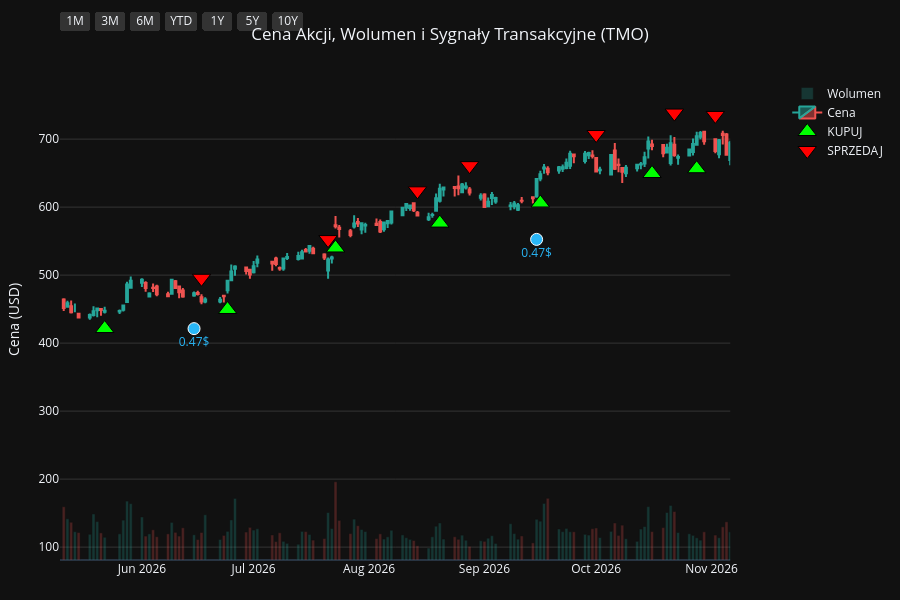
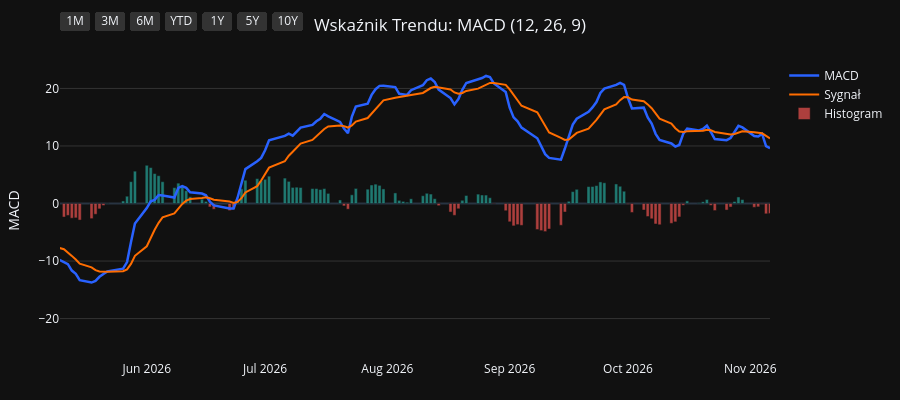
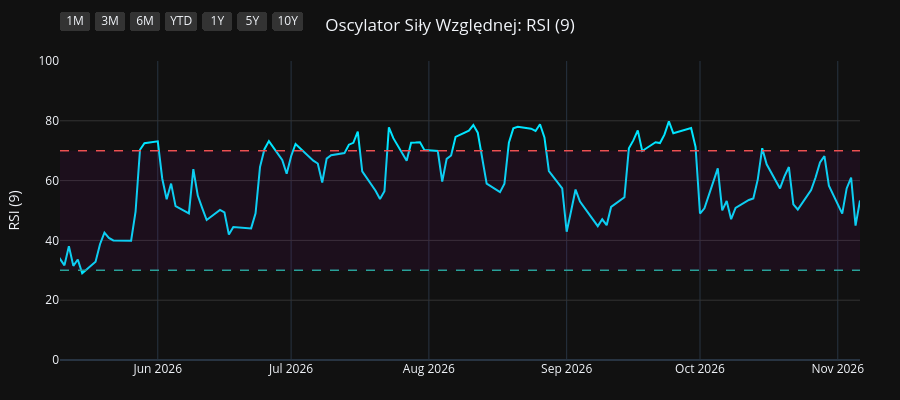
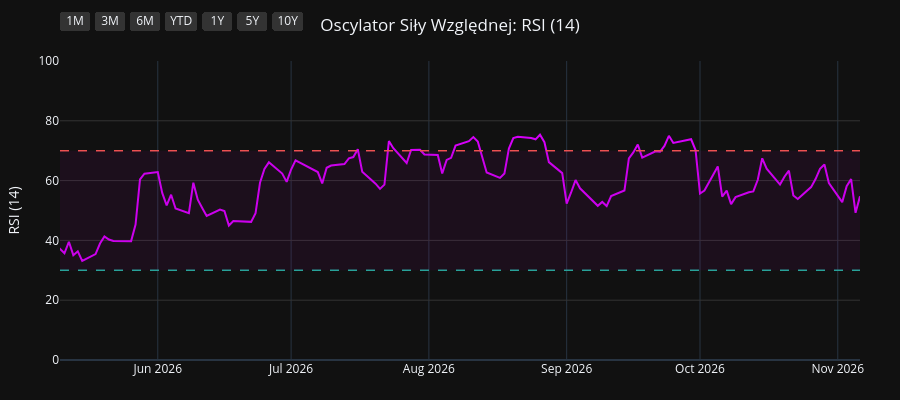

The notebook cell these images were saved under, in order:
### Code cell
import os
import yfinance as yf
import pandas as pd
import pandas_ta as ta
import plotly.graph_objects as go
from plotly.subplots import make_subplots

# 1. Pobranie i przygotowanie danych
symbol = os.environ.get("STOCK_TICKER", "").strip().upper()
if not symbol:
    raise RuntimeError("Set STOCK_TICKER before running price_extractor.ipynb")
df = yf.Ticker(symbol).history(period="10y")
df.index = df.index.tz_localize(None)

# Wskaźniki i sygnały
df.ta.macd(fast=12, slow=26, signal=9, append=True)
df.ta.rsi(length=9, append=True)
df.ta.rsi(length=14, append=True)
df.ta.rsi(length=21, append=True)
df.dropna(inplace=True)

macd = df['MACD_12_26_9']
signal = df['MACDs_12_26_9']
wczorajszy_macd = macd.shift(1)
wczorajszy_signal = signal.shift(1)

df['Decyzja'] = 'BRAK'
df.loc[(macd > signal) & (wczorajszy_macd <= wczorajszy_signal), 'Decyzja'] = 'KUPUJ'
df.loc[(macd < signal) & (wczorajszy_macd >= wczorajszy_signal), 'Decyzja'] = 'SPRZEDAJ'

df_kupuj = df[df['Decyzja'] == 'KUPUJ']
df_sprzedaj = df[df['Decyzja'] == 'SPRZEDAJ']
df_dywidendy = df[df['Dividends'] > 0]
df_splity = df[df['Stock Splits'] > 0]

# Wspólna konfiguracja osi X
konfiguracja_osi_x = dict(
    type="date",
    showspikes=True, spikemode="across", spikesnap="cursor", spikedash="dot", spikecolor="#ffffff", spikethickness=1, hoverformat="%Y-%m-%d",
    rangeselector=dict(
        buttons=list([
            dict(count=1, label="1M", step="month", stepmode="backward"),
            dict(count=3, label="3M", step="month", stepmode="backward"),
            dict(count=6, label="6M", step="month", stepmode="backward"),
            dict(count=1, label="YTD", step="year", stepmode="todate"),
            dict(count=1, label="1Y", step="year", stepmode="backward"),
            dict(count=5, label="5Y", step="year", stepmode="backward"),
            dict(step="all", label="10Y")
        ]),
        bgcolor="#333333", activecolor="#2962ff", x=0, y=1.1
    )
)

# ==========================================
# WYKRES 1: CENA + WOLUMEN + SYGNAŁY
# ==========================================
fig1 = make_subplots(specs=[[{"secondary_y": True}]])

kolory_wolumenu = ['#26a69a' if row['Close'] >= row['Open'] else '#ef5350' for index, row in df.iterrows()]
fig1.add_trace(go.Bar(x=df.index, y=df['Volume'], marker_color=kolory_wolumenu, opacity=0.25, name='Wolumen'), secondary_y=True)
fig1.add_trace(go.Candlestick(x=df.index, open=df['Open'], high=df['High'], low=df['Low'], close=df['Close'], name='Cena', increasing_line_color='#26a69a', decreasing_line_color='#ef5350'), secondary_y=False)
fig1.add_trace(go.Scatter(x=df_kupuj.index, y=df_kupuj['Low'] * 0.95, customdata=df_kupuj[['Low', 'High']], mode='markers', marker=dict(symbol='triangle-up', size=16, color='#00ff00', line=dict(width=1, color='black')), name='KUPUJ', hovertemplate='KUPUJ<br>Najniższa: %{customdata[0]:.2f}<br>Najwyższa: %{customdata[1]:.2f}<extra></extra>'), secondary_y=False)
fig1.add_trace(go.Scatter(x=df_sprzedaj.index, y=df_sprzedaj['High'] * 1.05, customdata=df_sprzedaj[['Low', 'High']], mode='markers', marker=dict(symbol='triangle-down', size=16, color='#ff0000', line=dict(width=1, color='black')), name='SPRZEDAJ', hovertemplate='SPRZEDAJ<br>Najniższa: %{customdata[0]:.2f}<br>Najwyższa: %{customdata[1]:.2f}<extra></extra>'), secondary_y=False)

if not df_dywidendy.empty:
    fig1.add_trace(go.Scatter(x=df_dywidendy.index, y=df_dywidendy['Low'] * 0.90, mode='markers+text', marker=dict(symbol='circle', size=12, color='#29b6f6', line=dict(width=1, color='white')), text=df_dywidendy['Dividends'].apply(lambda x: f"{x}$"), textposition="bottom center", name='Dywidenda', showlegend=False, hovertemplate='Dywidenda: %{text}<extra></extra>', textfont=dict(color="#29b6f6")), secondary_y=False)
if not df_splity.empty:
                    fig1.add_trace(go.Scatter(x=df_splity.index, y=df_splity['High'], mode='markers+text', marker=dict(symbol='star', size=16, color='#ffee58', line=dict(width=1, color='black')), text=df_splity['Stock Splits'].apply(lambda x: f"{x:g}:1" if x >= 1 else f"1:{1 / x:g}"), textposition="top center", name='Split', hovertemplate='%{text}<extra></extra>', textfont=dict(color="#ffee58")), secondary_y=False)

fig1.update_layout(title=dict(text=f"Cena Akcji, Wolumen i Sygnały Transakcyjne ({symbol})", x=0.5, xanchor='center'), dragmode='pan', xaxis_rangeslider_visible=False, template='plotly_dark', height=600, hovermode='x unified', margin=dict(l=60, r=40, t=60, b=40))
fig1.update_xaxes(**konfiguracja_osi_x)
fig1.update_xaxes(range=[df.index.max() - pd.Timedelta(days=180), df.index.max()])
fig1.update_yaxes(title_text="Cena (USD)", secondary_y=False, gridcolor='#333333')
fig1.update_yaxes(range=[0, df['Volume'].max() * 4], showgrid=False, showticklabels=False, secondary_y=True)
fig1.show(config={'scrollZoom': True})

# ==========================================
# WYKRES 2: WSKAŹNIK MACD
# ==========================================
fig2 = go.Figure()
fig2.add_trace(go.Scatter(x=df.index, y=df['MACD_12_26_9'], line=dict(color='#2962ff', width=2.5), name='MACD'))
fig2.add_trace(go.Scatter(x=df.index, y=df['MACDs_12_26_9'], line=dict(color='#ff6d00', width=2), name='Sygnał'))
kolory_macd = ['#26a69a' if val >= 0 else '#ef5350' for val in df['MACDh_12_26_9']]
fig2.add_trace(go.Bar(x=df.index, y=df['MACDh_12_26_9'], marker_color=kolory_macd, name='Histogram', opacity=0.7))
fig2.update_layout(title=dict(text="Wskaźnik Trendu: MACD (12, 26, 9)", x=0.5, xanchor='center'), dragmode='pan', xaxis_rangeslider_visible=False, template='plotly_dark', height=400, hovermode='x unified', margin=dict(l=60, r=40, t=60, b=40))
fig2.update_xaxes(**konfiguracja_osi_x)
fig2.update_xaxes(range=[df.index.max() - pd.Timedelta(days=180), df.index.max()])
fig2.update_yaxes(title_text="MACD", gridcolor='#333333')
fig2.show(config={'scrollZoom': True})

# ==========================================
# WYKRES 3: OSCYLATOR RSI (9)
# ==========================================
fig3 = go.Figure()
fig3.add_trace(go.Scatter(x=df.index, y=df['RSI_9'], line=dict(color='#00e5ff', width=2), name='RSI (9)'))
fig3.add_hline(y=70, line_dash="dash", line_color="#ef5350", line_width=1.5)
fig3.add_hline(y=30, line_dash="dash", line_color="#26a69a", line_width=1.5)
fig3.add_hrect(y0=30, y1=70, line_width=0, fillcolor="purple", opacity=0.1)
fig3.update_layout(title=dict(text="Oscylator Siły Względnej: RSI (9)", x=0.5, xanchor='center'), dragmode='pan', xaxis_rangeslider_visible=False, template='plotly_dark', height=400, hovermode='x unified', margin=dict(l=60, r=40, t=60, b=40))
fig3.update_xaxes(**konfiguracja_osi_x)
fig3.update_xaxes(range=[df.index.max() - pd.Timedelta(days=180), df.index.max()])
fig3.update_yaxes(title_text="RSI (9)", range=[0, 100], gridcolor='#333333')
fig3.show(config={'scrollZoom': True})

# ==========================================
# WYKRES 4: OSCYLATOR RSI (14)
# ==========================================
fig4 = go.Figure()
fig4.add_trace(go.Scatter(x=df.index, y=df['RSI_14'], line=dict(color='#d500f9', width=2), name='RSI (14)'))
fig4.add_hline(y=70, line_dash="dash", line_color="#ef5350", line_width=1.5)
fig4.add_hline(y=30, line_dash="dash", line_color="#26a69a", line_width=1.5)
fig4.add_hrect(y0=30, y1=70, line_width=0, fillcolor="purple", opacity=0.1)
fig4.update_layout(title=dict(text="Oscylator Siły Względnej: RSI (14)", x=0.5, xanchor='center'), dragmode='pan', xaxis_rangeslider_visible=False, template='plotly_dark', height=400, hovermode='x unified', margin=dict(l=60, r=40, t=60, b=40))
fig4.update_xaxes(**konfiguracja_osi_x)
fig4.update_xaxes(range=[df.index.max() - pd.Timedelta(days=180), df.index.max()])
fig4.update_yaxes(title_text="RSI (14)", range=[0, 100], gridcolor='#333333')
fig4.show(config={'scrollZoom': True})

# ==========================================
# WYKRES 5: OSCYLATOR RSI (21)
# ==========================================
fig5 = go.Figure()
fig5.add_trace(go.Scatter(x=df.index, y=df['RSI_21'], line=dict(color='#64dd17', width=2), name='RSI (21)'))
fig5.add_hline(y=70, line_dash="dash", line_color="#ef5350", line_width=1.5)
fig5.add_hline(y=30, line_dash="dash", line_color="#26a69a", line_width=1.5)
fig5.add_hrect(y0=30, y1=70, line_width=0, fillcolor="purple", opacity=0.1)
fig5.update_layout(title=dict(text="Oscylator Siły Względnej: RSI (21)", x=0.5, xanchor='center'), dragmode='pan', xaxis_rangeslider_visible=False, template='plotly_dark', height=400, hovermode='x unified', margin=dict(l=60, r=40, t=60, b=40))
fig5.update_xaxes(**konfiguracja_osi_x)
fig5.update_xaxes(range=[df.index.max() - pd.Timedelta(days=180), df.index.max()])
fig5.update_yaxes(title_text="RSI (21)", range=[0, 100], gridcolor='#333333')
fig5.show(config={'scrollZoom': True})

### Figure 1 — Plotly figure (JSON) as saved in the notebook; plotly's stock layout.template omitted (floating-point values rounded to 4 significant figures; data arrays with more than 128 entries replaced by an {"elided": "..."} marker saying what was removed)
{"data": [{"marker": {"color": {"elided": "2481 str values"}}, "name": "Wolumen", "opacity": 0.25, "type": "bar", "x": {"elided": "2481 str values"}, "xaxis": "x", "y": {"elided": "2481 int values"}, "yaxis": "y2"}, {"close": {"elided": "2481 float values"}, "decreasing": {"line": {"color": "#ef5350"}}, "high": {"elided": "2481 float values"}, "increasing": {"line": {"color": "#26a69a"}}, "low": {"elided": "2481 float values"}, "name": "Cena", "open": {"elided": "2481 float values"}, "type": "candlestick", "x": {"elided": "2481 str values"}, "xaxis": "x", "yaxis": "y"}, {"customdata": {"elided": "99x2 float values"}, "hovertemplate": "KUPUJ<br>Najniższa: %{customdata[0]:.2f}<br>Najwyższa: %{customdata[1]:.2f}<extra></extra>", "marker": {"color": "#00ff00", "line": {"color": "black", "width": 1}, "size": 16, "symbol": "triangle-up"}, "mode": "markers", "name": "KUPUJ", "type": "scatter", "x": ["2016-12-27T00:00:00", "2017-01-31T00:00:00", "2017-04-19T00:00:00", "2017-07-10T00:00:00", "2017-08-22T00:00:00", "2017-10-06T00:00:00", "2017-10-25T00:00:00", "2017-11-22T00:00:00", "2017-12-13T00:00:00", "2018-02-26T00:00:00", "2018-03-08T00:00:00", "2018-03-20T00:00:00", "2018-04-10T00:00:00", "2018-05-11T00:00:00", "2018-05-18T00:00:00", "2018-06-06T00:00:00", "2018-07-09T00:00:00", "2018-08-29T00:00:00", "2018-09-14T00:00:00", "2018-09-21T00:00:00", "2018-09-27T00:00:00", "2018-10-01T00:00:00", "2018-10-30T00:00:00", "2018-11-27T00:00:00", "2019-01-07T00:00:00", "2019-03-15T00:00:00", "2019-05-01T00:00:00", "2019-05-24T00:00:00", "2019-06-05T00:00:00", "2019-08-19T00:00:00", "2019-10-23T00:00:00", "2019-11-14T00:00:00", "2019-12-20T00:00:00", "2020-01-15T00:00:00", "2020-02-11T00:00:00", "2020-03-30T00:00:00", "2020-06-02T00:00:00", "2020-06-23T00:00:00", "2020-06-30T00:00:00", "2020-08-03T00:00:00", "2020-09-02T00:00:00", "2020-09-15T00:00:00", "2020-09-30T00:00:00", "2020-11-04T00:00:00", "2020-12-03T00:00:00", "2021-01-04T00:00:00", "2021-03-12T00:00:00", "2021-05-25T00:00:00", "2021-06-10T00:00:00", "2021-07-30T00:00:00", "2021-08-17T00:00:00", "2021-09-02T00:00:00", "2021-09-17T00:00:00", "2021-10-20T00:00:00", "2021-12-15T00:00:00", "2022-02-01T00:00:00", "2022-03-01T00:00:00", "2022-05-17T00:00:00", "2022-06-24T00:00:00", "2022-07-21T00:00:00", "2022-09-12T00:00:00", "2022-10-04T00:00:00", "2022-10-17T00:00:00", "2022-10-25T00:00:00", "2022-11-10T00:00:00", "2023-01-04T00:00:00", "2023-01-10T00:00:00", "2023-03-08T00:00:00", "2023-03-14T00:00:00", "2023-05-26T00:00:00", "2023-06-01T00:00:00", "2023-07-05T00:00:00", "2023-07-11T00:00:00", "2023-08-29T00:00:00", "2023-10-04T00:00:00", "2023-11-03T00:00:00", "2024-01-30T00:00:00", "2024-02-23T00:00:00", "2024-04-24T00:00:00", "2024-07-12T00:00:00", "2024-11-08T00:00:00", "2024-11-27T00:00:00", "2025-03-10T00:00:00", "2025-03-17T00:00:00", "2025-04-23T00:00:00", "2025-07-23T00:00:00", "2025-08-14T00:00:00", "2025-10-01T00:00:00", "2025-11-12T00:00:00", "2025-12-26T00:00:00", "2026-02-26T00:00:00", "2026-03-23T00:00:00", "2026-05-22T00:00:00", "2026-06-24T00:00:00", "2026-07-23T00:00:00", "2026-08-20T00:00:00", "2026-09-16T00:00:00", "2026-10-16T00:00:00", "2026-10-28T00:00:00"], "xaxis": "x", "y": [131.1, 135.0, 141.5, 163.7, 161.3, 177.9, 182.6, 178.1, 175.7, 195.9, 194.8, 196.7, 196.7, 198.1, 196.1, 199.0, 192.8, 220.8, 224.6, 225.5, 225.5, 228.0, 212.2, 220.5, 206.5, 243.9, 255.0, 252.9, 251.4, 257.1, 270.4, 275.8, 302.3, 310.6, 312.5, 258.1, 323.6, 329.8, 326.6, 389.7, 401.8, 404.8, 406.6, 466.6, 440.8, 432.1, 418.4, 431.8, 418.9, 497.4, 516.8, 524.2, 539.4, 561.9, 593.3, 543.6, 504.8, 510.1, 504.0, 521.1, 532.3, 496.7, 478.0, 473.7, 475.1, 521.1, 514.0, 512.2, 512.1, 490.3, 477.8, 487.2, 484.5, 512.4, 466.5, 424.9, 526.8, 528.0, 532.5, 509.9, 517.9, 485.8, 496.0, 486.3, 405.7, 440.3, 453.3, 461.0, 551.0, 546.5, 483.2, 451.1, 421.4, 449.5, 540.0, 576.6, 606.1, 649.4, 656.5], "yaxis": "y"}, {"customdata": {"elided": "99x2 float values"}, "hovertemplate": "SPRZEDAJ<br>Najniższa: %{customdata[0]:.2f}<br>Najwyższa: %{customdata[1]:.2f}<extra></extra>", "marker": {"color": "#ff0000", "line": {"color": "black", "width": 1}, "size": 16, "symbol": "triangle-down"}, "mode": "markers", "name": "SPRZEDAJ", "type": "scatter", "x": ["2017-01-20T00:00:00", "2017-02-28T00:00:00", "2017-05-18T00:00:00", "2017-07-26T00:00:00", "2017-09-20T00:00:00", "2017-10-12T00:00:00", "2017-10-30T00:00:00", "2017-12-04T00:00:00", "2018-02-05T00:00:00", "2018-02-28T00:00:00", "2018-03-19T00:00:00", "2018-03-22T00:00:00", "2018-04-26T00:00:00", "2018-05-16T00:00:00", "2018-05-29T00:00:00", "2018-06-18T00:00:00", "2018-08-10T00:00:00", "2018-09-04T00:00:00", "2018-09-17T00:00:00", "2018-09-26T00:00:00", "2018-09-28T00:00:00", "2018-10-04T00:00:00", "2018-11-20T00:00:00", "2018-12-07T00:00:00", "2019-03-06T00:00:00", "2019-04-15T00:00:00", "2019-05-08T00:00:00", "2019-05-29T00:00:00", "2019-07-09T00:00:00", "2019-09-24T00:00:00", "2019-11-07T00:00:00", "2019-12-17T00:00:00", "2019-12-27T00:00:00", "2020-01-24T00:00:00", "2020-02-24T00:00:00", "2020-05-04T00:00:00", "2020-06-09T00:00:00", "2020-06-24T00:00:00", "2020-07-31T00:00:00", "2020-08-04T00:00:00", "2020-09-03T00:00:00", "2020-09-21T00:00:00", "2020-10-29T00:00:00", "2020-11-10T00:00:00", "2020-12-16T00:00:00", "2021-01-27T00:00:00", "2021-04-29T00:00:00", "2021-06-01T00:00:00", "2021-07-14T00:00:00", "2021-08-02T00:00:00", "2021-08-18T00:00:00", "2021-09-13T00:00:00", "2021-09-29T00:00:00", "2021-11-09T00:00:00", "2022-01-03T00:00:00", "2022-02-14T00:00:00", "2022-04-12T00:00:00", "2022-06-09T00:00:00", "2022-07-13T00:00:00", "2022-08-18T00:00:00", "2022-09-15T00:00:00", "2022-10-11T00:00:00", "2022-10-20T00:00:00", "2022-11-07T00:00:00", "2022-12-15T00:00:00", "2023-01-06T00:00:00", "2023-01-26T00:00:00", "2023-03-13T00:00:00", "2023-04-20T00:00:00", "2023-05-30T00:00:00", "2023-06-28T00:00:00", "2023-07-07T00:00:00", "2023-08-03T00:00:00", "2023-09-07T00:00:00", "2023-10-12T00:00:00", "2024-01-05T00:00:00", "2024-01-31T00:00:00", "2024-03-15T00:00:00", "2024-05-24T00:00:00", "2024-08-12T00:00:00", "2024-11-11T00:00:00", "2025-02-06T00:00:00", "2025-03-11T00:00:00", "2025-03-28T00:00:00", "2025-07-18T00:00:00", "2025-08-06T00:00:00", "2025-08-26T00:00:00", "2025-10-30T00:00:00", "2025-11-13T00:00:00", "2026-01-28T00:00:00", "2026-03-12T00:00:00", "2026-04-23T00:00:00", "2026-06-17T00:00:00", "2026-07-21T00:00:00", "2026-08-14T00:00:00", "2026-08-28T00:00:00", "2026-10-01T00:00:00", "2026-10-22T00:00:00", "2026-11-02T00:00:00"], "xaxis": "x", "y": [148.3, 162.7, 177.2, 180.9, 194.8, 198.4, 197.6, 195.9, 224.8, 218.9, 218.1, 217.9, 221.5, 217.7, 218.2, 219.5, 239.2, 245.3, 245.6, 251.7, 251.4, 253.3, 241.8, 249.7, 261.7, 289.3, 281.9, 273.6, 306.4, 302.6, 304.9, 332.8, 337.8, 348.2, 336.3, 341.4, 363.4, 367.2, 427.8, 432.5, 453.2, 440.3, 495.8, 499.9, 484.1, 517.8, 496.1, 486.9, 534.8, 563.2, 575.2, 595.2, 606.5, 646.5, 687.9, 589.0, 606.8, 571.9, 544.1, 620.7, 581.9, 526.6, 520.9, 518.7, 582.9, 576.8, 600.4, 572.3, 589.7, 546.7, 531.4, 539.8, 574.4, 559.8, 515.6, 562.7, 589.0, 608.8, 612.2, 624.7, 577.6, 609.4, 549.6, 536.1, 447.3, 487.7, 513.8, 591.8, 626.2, 649.8, 514.8, 499.3, 495.4, 552.3, 624.0, 661.0, 706.8, 738.4, 734.9], "yaxis": "y"}, {"hovertemplate": "Dywidenda: %{text}<extra></extra>", "marker": {"color": "#29b6f6", "line": {"color": "white", "width": 1}, "size": 12, "symbol": "circle"}, "mode": "markers+text", "name": "Dywidenda", "showlegend": false, "text": ["0.15$", "0.15$", "0.15$", "0.15$", "0.17$", "0.17$", "0.17$", "0.17$", "0.19$", "0.19$", "0.19$", "0.19$", "0.22$", "0.22$", "0.22$", "0.22$", "0.26$", "0.26$", "0.26$", "0.26$", "0.3$", "0.3$", "0.3$", "0.3$", "0.35$", "0.35$", "0.35$", "0.35$", "0.39$", "0.39$", "0.39$", "0.39$", "0.43$", "0.43$", "0.43$", "0.43$", "0.47$", "0.47$", "0.47$"], "textfont": {"color": "#29b6f6"}, "textposition": "bottom center", "type": "scatter", "x": ["2017-03-13T00:00:00", "2017-06-13T00:00:00", "2017-09-14T00:00:00", "2017-12-14T00:00:00", "2018-03-14T00:00:00", "2018-06-14T00:00:00", "2018-09-14T00:00:00", "2018-12-14T00:00:00", "2019-03-14T00:00:00", "2019-06-13T00:00:00", "2019-09-16T00:00:00", "2019-12-16T00:00:00", "2020-03-13T00:00:00", "2020-06-12T00:00:00", "2020-09-14T00:00:00", "2020-12-14T00:00:00", "2021-03-15T00:00:00", "2021-06-14T00:00:00", "2021-09-14T00:00:00", "2021-12-14T00:00:00", "2022-03-15T00:00:00", "2022-06-14T00:00:00", "2022-09-14T00:00:00", "2022-12-14T00:00:00", "2023-03-14T00:00:00", "2023-06-14T00:00:00", "2023-09-14T00:00:00", "2023-12-14T00:00:00", "2024-03-14T00:00:00", "2024-06-14T00:00:00", "2024-09-13T00:00:00", "2024-12-13T00:00:00", "2025-03-14T00:00:00", "2025-06-13T00:00:00", "2025-09-15T00:00:00", "2025-12-15T00:00:00", "2026-03-13T00:00:00", "2026-06-15T00:00:00", "2026-09-15T00:00:00"], "xaxis": "x", "y": [138.2, 152.1, 166.5, 165.4, 187.2, 189.4, 212.8, 204.3, 228.3, 250.3, 259.4, 283.5, 240.7, 292.5, 383.4, 412.8, 395.1, 410.9, 497.2, 554.2, 479.3, 446.8, 491.3, 501.4, 485.1, 462.0, 451.5, 463.9, 518.8, 506.2, 543.2, 462.5, 455.4, 359.8, 422.2, 507.7, 416.7, 421.3, 552.6], "yaxis": "y"}], "layout": {"dragmode": "pan", "height": 600, "hovermode": "x unified", "margin": {"b": 40, "l": 60, "r": 40, "t": 60}, "title": {"text": "Cena Akcji, Wolumen i Sygnały Transakcyjne (TMO)", "x": 0.5, "xanchor": "center"}, "xaxis": {"anchor": "y", "domain": [0.0, 0.94], "hoverformat": "%Y-%m-%d", "range": ["2026-05-10T00:00:00", "2026-11-06T00:00:00"], "rangeselector": {"activecolor": "#2962ff", "bgcolor": "#333333", "buttons": [{"count": 1, "label": "1M", "step": "month", "stepmode": "backward"}, {"count": 3, "label": "3M", "step": "month", "stepmode": "backward"}, {"count": 6, "label": "6M", "step": "month", "stepmode": "backward"}, {"count": 1, "label": "YTD", "step": "year", "stepmode": "todate"}, {"count": 1, "label": "1Y", "step": "year", "stepmode": "backward"}, {"count": 5, "label": "5Y", "step": "year", "stepmode": "backward"}, {"label": "10Y", "step": "all"}], "x": 0, "y": 1.1}, "rangeslider": {"visible": false}, "showspikes": true, "spikecolor": "#ffffff", "spikedash": "dot", "spikemode": "across", "spikesnap": "cursor", "spikethickness": 1, "type": "date"}, "yaxis": {"anchor": "x", "domain": [0.0, 1.0], "gridcolor": "#333333", "title": {"text": "Cena (USD)"}}, "yaxis2": {"anchor": "x", "overlaying": "y", "range": [0, 35713200], "showgrid": false, "showticklabels": false, "side": "right"}}}

### Figure 2 — Plotly figure (JSON) as saved in the notebook; plotly's stock layout.template omitted (floating-point values rounded to 4 significant figures; data arrays with more than 128 entries replaced by an {"elided": "..."} marker saying what was removed)
{"data": [{"line": {"color": "#2962ff", "width": 2.5}, "name": "MACD", "type": "scatter", "x": {"elided": "2481 str values"}, "y": {"elided": "2481 float values"}}, {"line": {"color": "#ff6d00", "width": 2}, "name": "Sygnał", "type": "scatter", "x": {"elided": "2481 str values"}, "y": {"elided": "2481 float values"}}, {"marker": {"color": {"elided": "2481 str values"}}, "name": "Histogram", "opacity": 0.7, "type": "bar", "x": {"elided": "2481 str values"}, "y": {"elided": "2481 float values"}}], "layout": {"dragmode": "pan", "height": 400, "hovermode": "x unified", "margin": {"b": 40, "l": 60, "r": 40, "t": 60}, "title": {"text": "Wskaźnik Trendu: MACD (12, 26, 9)", "x": 0.5, "xanchor": "center"}, "xaxis": {"hoverformat": "%Y-%m-%d", "range": ["2026-05-10T00:00:00", "2026-11-06T00:00:00"], "rangeselector": {"activecolor": "#2962ff", "bgcolor": "#333333", "buttons": [{"count": 1, "label": "1M", "step": "month", "stepmode": "backward"}, {"count": 3, "label": "3M", "step": "month", "stepmode": "backward"}, {"count": 6, "label": "6M", "step": "month", "stepmode": "backward"}, {"count": 1, "label": "YTD", "step": "year", "stepmode": "todate"}, {"count": 1, "label": "1Y", "step": "year", "stepmode": "backward"}, {"count": 5, "label": "5Y", "step": "year", "stepmode": "backward"}, {"label": "10Y", "step": "all"}], "x": 0, "y": 1.1}, "rangeslider": {"visible": false}, "showspikes": true, "spikecolor": "#ffffff", "spikedash": "dot", "spikemode": "across", "spikesnap": "cursor", "spikethickness": 1, "type": "date"}, "yaxis": {"gridcolor": "#333333", "title": {"text": "MACD"}}}}

### Figure 3 — Plotly figure (JSON) as saved in the notebook; plotly's stock layout.template omitted (floating-point values rounded to 4 significant figures; data arrays with more than 128 entries replaced by an {"elided": "..."} marker saying what was removed)
{"data": [{"line": {"color": "#00e5ff", "width": 2}, "name": "RSI (9)", "type": "scatter", "x": {"elided": "2481 str values"}, "y": {"elided": "2481 float values"}}], "layout": {"dragmode": "pan", "height": 400, "hovermode": "x unified", "margin": {"b": 40, "l": 60, "r": 40, "t": 60}, "shapes": [{"line": {"color": "#ef5350", "dash": "dash", "width": 1.5}, "type": "line", "x0": 0, "x1": 1, "xref": "x domain", "y0": 70, "y1": 70, "yref": "y"}, {"line": {"color": "#26a69a", "dash": "dash", "width": 1.5}, "type": "line", "x0": 0, "x1": 1, "xref": "x domain", "y0": 30, "y1": 30, "yref": "y"}, {"fillcolor": "purple", "line": {"width": 0}, "opacity": 0.1, "type": "rect", "x0": 0, "x1": 1, "xref": "x domain", "y0": 30, "y1": 70, "yref": "y"}], "title": {"text": "Oscylator Siły Względnej: RSI (9)", "x": 0.5, "xanchor": "center"}, "xaxis": {"hoverformat": "%Y-%m-%d", "range": ["2026-05-10T00:00:00", "2026-11-06T00:00:00"], "rangeselector": {"activecolor": "#2962ff", "bgcolor": "#333333", "buttons": [{"count": 1, "label": "1M", "step": "month", "stepmode": "backward"}, {"count": 3, "label": "3M", "step": "month", "stepmode": "backward"}, {"count": 6, "label": "6M", "step": "month", "stepmode": "backward"}, {"count": 1, "label": "YTD", "step": "year", "stepmode": "todate"}, {"count": 1, "label": "1Y", "step": "year", "stepmode": "backward"}, {"count": 5, "label": "5Y", "step": "year", "stepmode": "backward"}, {"label": "10Y", "step": "all"}], "x": 0, "y": 1.1}, "rangeslider": {"visible": false}, "showspikes": true, "spikecolor": "#ffffff", "spikedash": "dot", "spikemode": "across", "spikesnap": "cursor", "spikethickness": 1, "type": "date"}, "yaxis": {"gridcolor": "#333333", "range": [0, 100], "title": {"text": "RSI (9)"}}}}

### Figure 4 — Plotly figure (JSON) as saved in the notebook; plotly's stock layout.template omitted (floating-point values rounded to 4 significant figures; data arrays with more than 128 entries replaced by an {"elided": "..."} marker saying what was removed)
{"data": [{"line": {"color": "#d500f9", "width": 2}, "name": "RSI (14)", "type": "scatter", "x": {"elided": "2481 str values"}, "y": {"elided": "2481 float values"}}], "layout": {"dragmode": "pan", "height": 400, "hovermode": "x unified", "margin": {"b": 40, "l": 60, "r": 40, "t": 60}, "shapes": [{"line": {"color": "#ef5350", "dash": "dash", "width": 1.5}, "type": "line", "x0": 0, "x1": 1, "xref": "x domain", "y0": 70, "y1": 70, "yref": "y"}, {"line": {"color": "#26a69a", "dash": "dash", "width": 1.5}, "type": "line", "x0": 0, "x1": 1, "xref": "x domain", "y0": 30, "y1": 30, "yref": "y"}, {"fillcolor": "purple", "line": {"width": 0}, "opacity": 0.1, "type": "rect", "x0": 0, "x1": 1, "xref": "x domain", "y0": 30, "y1": 70, "yref": "y"}], "title": {"text": "Oscylator Siły Względnej: RSI (14)", "x": 0.5, "xanchor": "center"}, "xaxis": {"hoverformat": "%Y-%m-%d", "range": ["2026-05-10T00:00:00", "2026-11-06T00:00:00"], "rangeselector": {"activecolor": "#2962ff", "bgcolor": "#333333", "buttons": [{"count": 1, "label": "1M", "step": "month", "stepmode": "backward"}, {"count": 3, "label": "3M", "step": "month", "stepmode": "backward"}, {"count": 6, "label": "6M", "step": "month", "stepmode": "backward"}, {"count": 1, "label": "YTD", "step": "year", "stepmode": "todate"}, {"count": 1, "label": "1Y", "step": "year", "stepmode": "backward"}, {"count": 5, "label": "5Y", "step": "year", "stepmode": "backward"}, {"label": "10Y", "step": "all"}], "x": 0, "y": 1.1}, "rangeslider": {"visible": false}, "showspikes": true, "spikecolor": "#ffffff", "spikedash": "dot", "spikemode": "across", "spikesnap": "cursor", "spikethickness": 1, "type": "date"}, "yaxis": {"gridcolor": "#333333", "range": [0, 100], "title": {"text": "RSI (14)"}}}}
